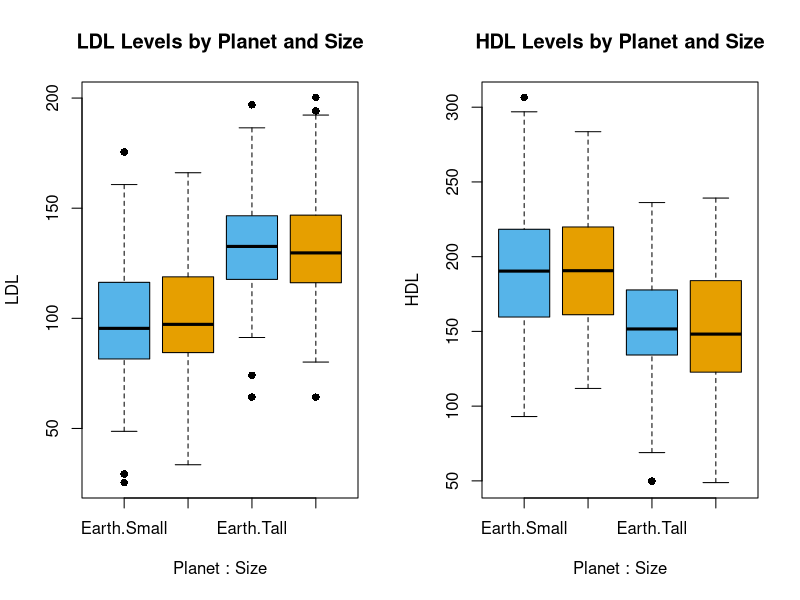
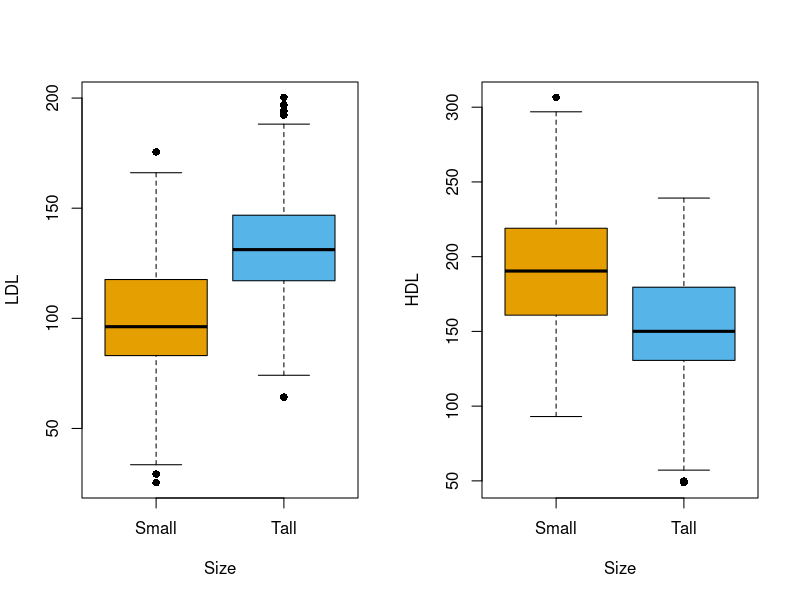
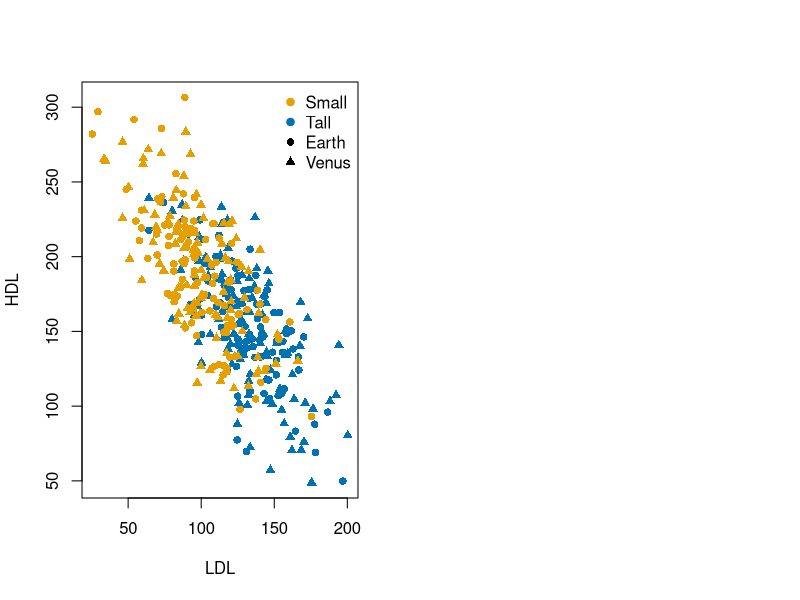

Here is the R script that generated these plots, in order:
## ---- chunk 1
#| include: false
library(here)
# LOAD THE DATA FRAME
df_1 <- read.csv("../data/Part_1/DATA_SET_REFERENCE_EVAL.csv", row.names = 1)
## ---- chunk 2
#| label: tbl-summary-py
#| tbl-cap: "Fictional Data-Set. First 6 entries"
#| echo: false
#head(df_1) # Check data
knitr::kable(head(df_1, n = 3L))
## ---- chunk 3
#| echo: false
#| include: false
print(paste("Number of rows:", nrow(df_1))) # Check number of rows
print(paste("Number of columns:", ncol(df_1))) # Check number of columns
print(paste("Column names:", paste(colnames(df_1), collapse = ", "))) 
print(paste("Unique values inside 'Size' column:", 
            paste(unique(df_1$Size), collapse = ", ")))
print(paste("Unique values inside 'Planet' column:", 
            paste(unique(df_1$Planet), collapse = ", ")))
print(paste("Number of 'Venus' patients:", sum(df_1$Planet == "Venus", na.rm = TRUE)))
print(paste("Number of 'Earth' patients:", sum(df_1$Planet == "Earth", na.rm = TRUE))) 
print(paste("Number of tall patients:", sum(df_1$Size == "Tall", na.rm = TRUE))) 
print(paste("Number of small patients:", sum(df_1$Size == "Small", na.rm = TRUE)))
## ---- chunk 4
#| label: tbl-summary2-py
#| tbl-cap: "Data-Set Summary"
#| echo: false
#| include: false
# summary(df_1)
knitr::kable(summary(df_1))
## ---- chunk 5
#| label: tbl-negative-NA-py
#| tbl-cap: "Negative and NA Values"
#| echo: false
# Checking the patient to eliminate
n_idx_hdl <- df_1$HDL <= 0 | is.na(df_1$HDL)
n_idx_ldl <- df_1$LDL <= 0 | is.na(df_1$LDL)

df_f_o <- df_1[which(n_idx_hdl | n_idx_ldl), ]
#head(df_f_o)
knitr::kable(head(df_f_o))
## ---- chunk 6
#| include: false
## Removing negative values
df_2 <- data.frame(df_1) # Security copy

### Idx 1: Delete individuals with HDL < 0
idx_hdl <- df_2$HDL >= 0 & !is.na(df_2$HDL)

### Idx 2: Delete individuals with LDL < 0
idx_ldl <- df_2$LDL >= 0 & !is.na(df_2$LDL)

### Cleaning with filters
df_3 <- df_2[idx_hdl & idx_ldl, ] # Here we remove 2 values.
print(paste("Number of patients after removing negative and NA values: ", nrow(df_3)))
## ---- chunk 7
#| include: false
## Identifying and removing outliers
## Define outlier: > mean - 3*sd or > mean + 3*sd
max_limit_LDL <- mean(df_3$LDL, na.rm = T) + 3*sd(df_3$LDL, na.rm = T)
min_limit_LDL <- mean(df_3$LDL, na.rm = T) - 3*sd(df_3$LDL, na.rm = T)
max_limit_HDL <- mean(df_3$HDL, na.rm = T) + 3*sd(df_3$HDL, na.rm = T)
min_limit_HDL <- mean(df_3$HDL, na.rm = T) - 3*sd(df_3$HDL, na.rm = T)

## Creating filters
clean_LDL <- min_limit_LDL < df_3$LDL & 
  max_limit_LDL > df_3$LDL # Only TRUE

clean_HDL <- min_limit_HDL < df_3$HDL & 
  max_limit_HDL > df_3$HDL 

## Cleaning with filters
df_4 <- df_3[clean_LDL & clean_HDL, ]
sum(df_4$HDL == df_3$HDL)
## ---- chunk 8
#| echo: false
#| label: fig-boxplot_1
#| include: false
# Plot LDL grouped by Planets using the formula interface

# Groups LDL by Planet AND Size on the same x-axis
# Split canvas into 1 row, 2 columns
par(mfrow = c(1, 2)) 

boxplot(LDL ~ Planet * Size, 
        data = df_4, 
        main = "LDL Levels by Planet and Size", 
        col = c("#56B4E9", "#E69F00"), 
        pch = 16)

boxplot(HDL ~ Planet * Size, 
        data = df_4, 
        main = "HDL Levels by Planet and Size", 
        col = c("#56B4E9", "#E69F00"), 
        pch = 16)

## ---- chunk 9
#| label: fig-ldl-size
#| fig-cap: "LDL levels by Size group"
#| echo: false
#| fig-width: 5
#| fig-height: 5

# Colorblind-friendly palette (Okabe-Ito), one color per Size group
group_colors <- c("Small" = "#E69F00", "Tall" = "#56B4E9")

boxplot(LDL ~ Size, 
        data = df_4, 
        col = group_colors,
        density = c(25, 70),   # different shading density = second visual cue, not just color
        pch = 16,
        ylab = "LDL")

## ---- chunk 10
#| label: fig-hdl-size
#| fig-cap: "B. HDL levels by Size group"
#| echo: false
#| fig-width: 5
#| fig-height: 5
boxplot(HDL ~ Size, 
        data = df_4, 
        col = group_colors,
        density = c(25, 70), 
        pch = 16,
        ylab = "HDL")
## ---- chunk 11
#| echo: false
#| label: fig-scatterplot_1
#| fig-cap: "HDL vs LDL by Size (color) and Planet (shape)"
#| fig-width: 5
#| fig-height: 6
# Comparing two continuos values
df_4$Group <- interaction(df_4$Planet, df_4$Size, sep = "-") # Combined group factor
# Levels will be: Earth-Small, Venus-Small, Earth-Tall, Venus-Tall (alphabetical/factor order)
group_levels <- levels(df_4$Group)
cb_colors <- c("#E69F00", "#0072B2")  # for Size: Small, Tall
shapes <- c(16, 17)                    # for Planet: Earth = circle, Venus = triangle

plot(df_4$LDL, df_4$HDL,
     col = cb_colors[as.factor(df_4$Size)],
     pch = shapes[as.factor(df_4$Planet)],
     xlab = "LDL", ylab = "HDL")

legend("topright",
       legend = c(levels(as.factor(df_4$Size)), levels(as.factor(df_4$Planet))),
       col = c(cb_colors, "black", "black"),
       pch = c(19, 19, shapes),
       pt.cex = 1, bty = "n")
## ---- chunk 12
#| echo: false
write.csv(df_4, "../data/Part_1/CLEAN_DATA_SET_REFERENCE_EVAL.csv", row.names = FALSE)
